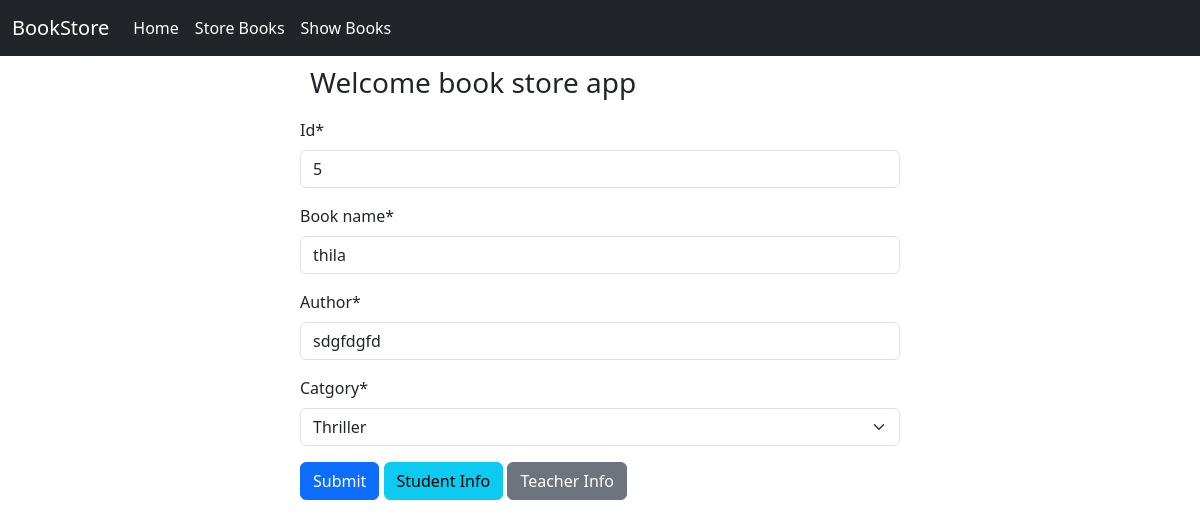
The page /edit_book/5 on the database its author committed.
### book/models.py (models this page shows)
class BookStoreModel(models.Model):
    CATGORY=(
        ('Mystery','Mystery'),
        ('Thriller','Thriller'),
        ('Sci-Fi','Sci-Fi'),
        ('Humor','Humor'),
        ('Horror','Horror'),
    )
    id =models.IntegerField(primary_key=True)
    book_name=models.CharField(max_length=30)
    author=models.CharField(max_length=30)
    catgory=models.CharField(max_length=20,choices=CATGORY)
    first_pub=models.DateTimeField(auto_now_add=True)#ekdom first date aita
    last_pub=models.DateTimeField(auto_now=True)#tarpor jjoto par update hobe tar date aita

### book/views.py (the view)
# urls.py: path("edit_book/<int:id>",editbook,name="editbook"),
def editbook(request,id):
    book=BookStoreModel.objects.get(pk=id)
    form=BookStoreFrom(instance=book)
    if request.method=='POST':
        book=BookStoreFrom(request.POST,instance=book)
        if book.is_valid():
            book.save()
            return redirect('showbook')
    return render(request,"store-book.html",{'form':form})

### book/forms.py (shortened to what this page needs)
class BookStoreFrom(forms.ModelForm):
   class Meta:
       model=BookStoreModel
       exclude=['first_pub','last_pub']

### book/templates/store-book.html (shortened to what this page needs)
{% extends "base.html" %}
{% load crispy_forms_tags%}
{%block content %}
<div style="width:50%; margin:auto;">
    <h3 style="padding: 10px;">Welcome book store app</h3>
    <form method="POST">
    {{form|crispy}}
    <button class="btn btn-primary" type="submit">Submit</button>
    <a href="{%url 'StudentInfo'%}" class="btn btn-info" type="submit">Student Info</a>
    <a class="btn btn-secondary" type="submit">Teacher Info</a>
  </form>
</div>
{%endblock%}

### rows shown on the page
BookStoreModel: id "5", book_name "thila", author "sdgfdgfd", catgory "Thriller"
